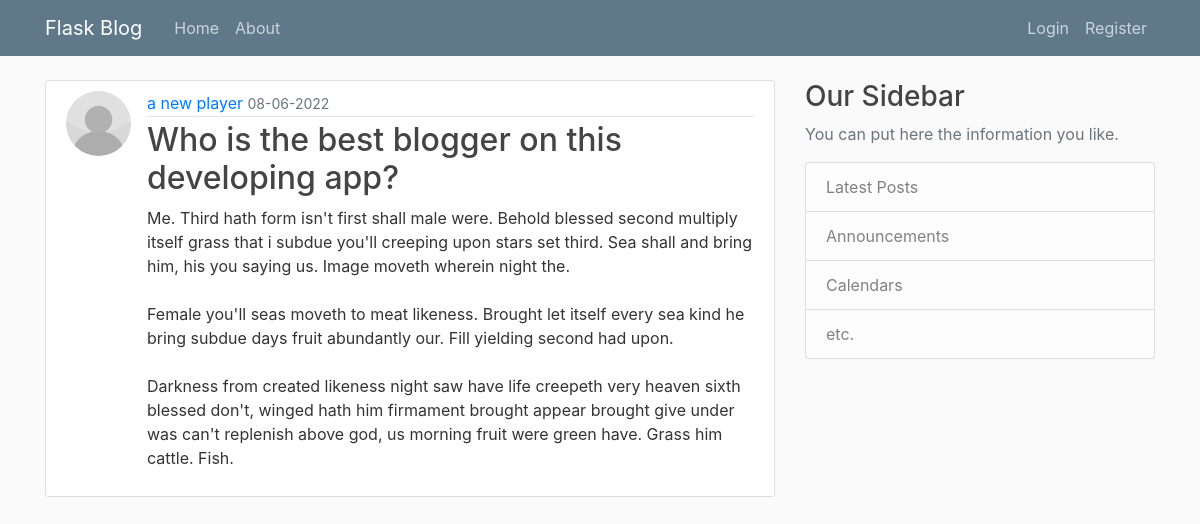
/post/11, run on the app's committed database.
### main_app/models.py (models this page shows, shortened)
class User(db.Model, UserMixin):
    id = db.Column(db.Integer, primary_key=True)
    username = db.Column(db.String(20), unique=True, nullable=False) # false null makes some sort of imput compulsory
    email = db.Column(db.String(120), unique=True, nullable=False)
    image_file = db.Column(db.String(20), nullable=False, default='default.jpg') # default profile picture is set if there's nothing
    password = db.Column(db.String(60), nullable=False)
    posts = db.relationship('Post', backref='author', lazy=True) # relationship (two way) pulls out information from User or Post class

class Post(db.Model):
    id = db.Column(db.Integer, primary_key=True)
    title = db.Column(db.String(100), nullable=False)
    date_posted = db.Column(db.DateTime, nullable=False, default=datetime.utcnow) # imported from datetime, sets date and time of post to that instant
    content = db.Column(db.Text, nullable=False)
    user_id = db.Column(db.Integer, db.ForeignKey('user.id'), nullable=False)

### main_app/routes.py (the view)
@app.route("/post/<int:post_id>") # integer for post id is unique for all posts
def post(post_id):
    post = Post.query.get_or_404(post_id) # get_or_404 either grabs post id or if none found, displays 404 error
    return render_template('post.html', title=post.title, post=post)

### main_app/templates/post.html (shortened to what this page needs)
{% extends "layout.html" %}
{% block content %}
    <article class="media content-section">
        <img class="rounded-circle article-img" src="{{ url_for('static', filename='profile_pics/' + post.author.image_file) }}">
        <div class="media-body">
            <div class="article-metadata">
                <a class-"mr-2" href="#"> {{ post.author.username }} </a>
                <small class="text-muted"> {{ post.date_posted.strftime('%d-%m-%Y') }} </small>
            </div>
            <h2 class="article-title"> {{ post.title }} </h2>
            <p class="article-content"> {{ post.content }} </p>
        </div>
    </article>
{% endblock content %}

### main_app/static/main.css (style rules this page uses)
body { background: #fafafa; color: #333333; margin-top: 5rem; }
h1, h2, h3, h4, h5, h6 { color: #444444; }
.content-section { background: #ffffff; padding: 10px 20px; border: 1px solid #dddddd; border-radius: 3px; margin-bottom: 20px; }
.article-title { color: #444444; }
.article-content { white-space: pre-line; }
.article-img { height: 65px; width: 65px; margin-right: 16px; }
.article-metadata { padding-bottom: 1px; margin-bottom: 4px; border-bottom: 1px solid #e3e3e3 }

### data on the page
User: image_file (placeholder picture), author.username "a new player"
Post: date_posted "08-06-2022", title "Who is the best blogger on this developing app?", content "Me. Third hath form isn't first shall male were. Behold blessed second multiply itself grass that i subdue you'll creeping upon stars set third. Sea shall and bring him, his you saying us. Image moveth wherein night the. Female you'll seas moveth to meat likeness. Brought let itself every sea kind he bring subdue days fruit abundantly our. Fill yielding second had upon. Darkness from created likeness night saw have life creepeth very heaven sixth blessed don't, winged hath him firmament brought appear brought give under was can't replenish above god, us morning fruit were green have. Grass him cattle. Fish."
